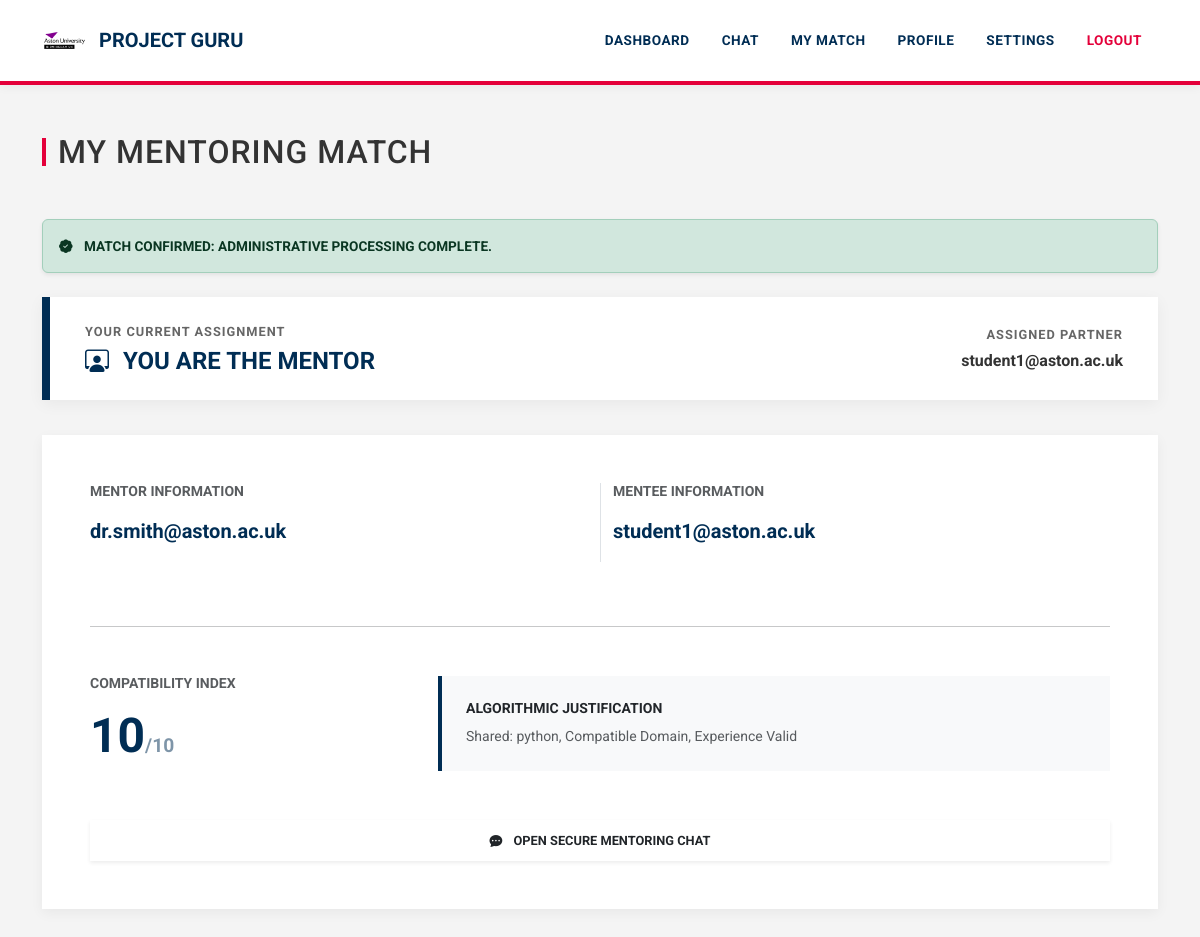
Page /match (signed in) on the committed database.
### tables this page shows
CREATE TABLE users (
    id INTEGER PRIMARY KEY AUTOINCREMENT,
    email TEXT UNIQUE,
    password TEXT,
    role TEXT,
    level TEXT,
    experience TEXT,
    domain TEXT,
    availability TEXT,
    location TEXT,
    status TEXT
, verification_code TEXT, is_verified INTEGER DEFAULT 0, reset_code TEXT);

CREATE TABLE matches (
    id INTEGER PRIMARY KEY AUTOINCREMENT,
    mentor_id INTEGER,
    mentee_id INTEGER,
    score INTEGER,
    reason TEXT,
    status TEXT DEFAULT 'pending',
    mentor_response TEXT DEFAULT 'pending',
    mentee_response TEXT DEFAULT 'pending'
, created_at TEXT);

### app.py (the view)
@app.route("/match")
def my_match():
    if "user_id" not in session:
        return redirect("/login")
    profile = get_active_profile()
    if not profile:
        return redirect("/dashboard")
    role = profile["role"]   # mentor OR mentee
    conn = get_db()
    user_id = session["user_id"]
    if role == "mentor":
        match = conn.execute("""
            SELECT * FROM matches
            WHERE mentor_id=? AND status IN ('approved', 'final')
            ORDER BY id DESC
        """, (user_id,)).fetchone()
    else:  # mentee
        match = conn.execute("""
            SELECT * FROM matches
            WHERE mentee_id=? AND status IN ('approved', 'final')
            ORDER BY id DESC
        """, (user_id,)).fetchone()
    mentor = None
    mentee = None
    mentor_q = None
    mentee_q = None
    if match:
        mentor = conn.execute("SELECT * FROM users WHERE id=?", (match["mentor_id"],)).fetchone()
        mentee = conn.execute("SELECT * FROM users WHERE id=?", (match["mentee_id"],)).fetchone()
        mentor_q = conn.execute("SELECT * FROM questionnaires WHERE user_id=?", (match["mentor_id"],)).fetchone()
        mentee_q = conn.execute("SELECT * FROM questionnaires WHERE user_id=?", (match["mentee_id"],)).fetchone()
    matches = conn.execute("""
        SELECT * FROM matches
        WHERE (mentor_id=? OR mentee_id=?) AND status='final'
    """, (user_id, user_id)).fetchall()
    conn.close()
    return render_template(
        "match.html",
        match=match,
        mentor=mentor,
        mentee=mentee,
        mentor_q=mentor_q,
        mentee_q=mentee_q,
        matches=matches,
        role=role,
        user_id=user_id
    )

### app.py (called while the page is built)
def get_db():
    conn = sqlite3.connect("database.db", timeout=30)
    conn.row_factory = sqlite3.Row
    return conn

def get_active_profile():
    if "profile_id" not in session:
        return None
    conn = get_db()
    profile = conn.execute("""
        SELECT * FROM profiles
        WHERE id=? AND user_id=?
    """, (session["profile_id"], session["user_id"])).fetchone()
    conn.close()
    return profile

### templates/match.html (shortened to what this page needs)
<!DOCTYPE html>
<html lang="en">
<head>
    <link href="https://cdn.jsdelivr.net/npm/bootstrap@5.3.2/dist/css/bootstrap.min.css" rel="stylesheet">
    <link rel="stylesheet" href="https://cdn.jsdelivr.net/npm/bootstrap-icons@1.11.3/font/bootstrap-icons.min.css">
</head>
<body>
{% include "navbar.html" %}
<div class="container mt-5 mb-5">
    <h2 class="mb-5">My Mentoring Match</h2>
    {% if match %}
        {% if match.status == "final" %}
            <div class="alert alert-success shadow-sm mb-4">
                <i class="bi bi-patch-check-fill me-2"></i> MATCH CONFIRMED: Administrative processing complete.
            </div>
            <div class="role-banner">
                <div>
                    <span class="role-text-primary">Your Current Assignment</span>
                    {% if user_id == match.mentor_id %}
                        <h3 class="role-title"><i class="bi bi-person-workspace me-2"></i> YOU ARE THE MENTOR</h3>
                    {% else %}
                        <h3 class="role-title"><i class="bi bi-mortarboard-fill me-2"></i> YOU ARE THE MENTEE</h3>
                    {% endif %}
                </div>
                <div class="role-partner text-end">
                    <span class="role-text-primary">Assigned Partner</span>
                    <span class="fw-bold">
                        {% if user_id == match.mentor_id %}{{ mentee.email }}{% else %}{{ mentor.email }}{% endif %}
                    </span>
                </div>
            </div>
            <div class="card match-card p-5">
                <div class="row mb-5">
                    <div class="col-md-6">
                        <h5 class="fw-bold text-uppercase small text-muted mb-3">Mentor Information</h5>
                        <p class="fw-bold fs-5" style="color: var(--aston-navy);">{{ mentor.email }}</p>
                    </div>
                    <div class="col-md-6 border-start">
                        <h5 class="fw-bold text-uppercase small text-muted mb-3">Mentee Information</h5>
                        <p class="fw-bold fs-5" style="color: var(--aston-navy);">{{ mentee.email }}</p>
                    </div>
                </div>
                <hr class="mb-5">
                <div class="row align-items-center">
                    <div class="col-md-4">
                        <h5 class="fw-bold text-uppercase small text-muted">Compatibility Index</h5>
                        <div class="fw-bold" style="font-size: 3rem; color: var(--aston-navy);">
                            {{ match.score }}<span style="font-size: 1.2rem; opacity: 0.5;">/10</span>
                        </div>
                    </div>
                    <div class="col-md-8">
                        <div class="p-4 bg-light border-start border-4" style="border-color: var(--aston-navy) !important;">
                            <h6 class="fw-bold text-uppercase small">Algorithmic Justification</h6>
                            <p class="text-muted mb-0 small" style="line-height: 1.6;">{{ match.reason }}</p>
                        </div>
                    </div>
                </div>
                <div class="mt-5">
                    <a href="/chat/{{match.id}}" class="btn btn-aston-navy w-100 py-3 shadow-sm">
                        <i class="bi bi-chat-dots-fill me-2"></i> Open Secure Mentoring Chat
                    </a>
                </div>
            </div>
        {% endif %}
    {% else %}
        <div class="text-center py-5">
            <i class="bi bi-person-x text-muted" style="font-size: 4rem; opacity: 0.2;"></i>
            <p class="text-muted mt-3 fw-bold">No active mentoring pairings found.</p>
            <a href="/dashboard" class="btn btn-outline-dark mt-2 border-2 fw-bold">RETURN TO DASHBOARD</a>
        </div>
    {% endif %}
</div>
</body>
</html>

### templates/match.html (style rules this page uses)
:root { --aston-navy: #002d54; --aston-red: #e4003a; --aston-grey: #f4f4f4; --aston-dark-grey: #333333; }
body { background-color: var(--aston-grey); font-family: 'Roboto', Arial, sans-serif; color: var(--aston-dark-grey); }
h2 { color: var(--aston-navy); font-weight: 700; text-transform: uppercase; letter-spacing: 1px; display: flex; align-items: center; }
h2::before { content: ""; display: inline-block; width: 4px; height: 28px; background: var(--aston-red); margin-right: 12px; }
.role-banner { background-color: white; border-left: 8px solid var(--aston-navy); padding: 25px 35px; box-shadow: 0 4px 15px rgba(0,0,0,0.05); display: flex; align-items: center; justify-content: space-between; margin-bottom: 35px; }
.role-text-primary { font-size: 0.8rem; text-transform: uppercase; font-weight: 700; color: #666; letter-spacing: 1px; margin-bottom: 5px; display: block; }
.role-title { color: var(--aston-navy); font-weight: 700; font-size: 1.5rem; margin: 0; }
.match-card { background: white; border: none; border-radius: 0; box-shadow: 0 4px 12px rgba(0,0,0,0.05); border-top: 5px solid var(--aston-navy); }
.alert { border-radius: 0; font-weight: 700; text-transform: uppercase; font-size: 0.85rem; border: none; border-left: 5px solid; }
.alert-success { border-left-color: #198754; background-color: #e8f5e9; color: #1b5e20; }
.btn-aston-navy { background-color: var(--aston-navy); color: white; border: none; border-radius: 0; font-weight: 700; text-transform: uppercase; }

### templates/navbar.html (style rules this page uses)
:root { --aston-navy: #002d54; --aston-red: #e4003a; --aston-grey: #f4f4f4; --aston-dark-grey: #333333; }
body { background-color: var(--aston-grey) !important; font-family: 'Roboto', Arial, sans-serif !important; color: var(--aston-dark-grey); }
.card { border: none !important; border-radius: 0 !important; box-shadow: 0 4px 12px rgba(0,0,0,0.05) !important; }
.btn { border-radius: 0 !important; font-weight: 700 !important; text-transform: uppercase; font-size: 0.8rem; padding: 10px 25px !important; }

### rows in the picture
users: email "student1@aston.ac.uk"
users: email "dr.smith@aston.ac.uk"
matches: score "10", reason "Shared: python, Compatible Domain, Experience Valid"
